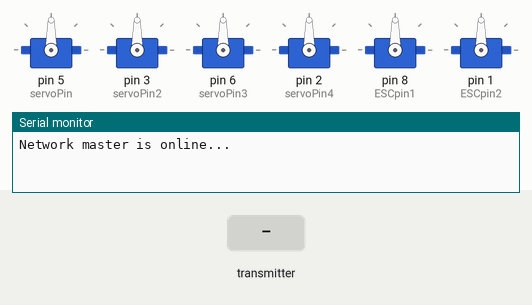
The sketch below on a simulated Arduino Uno, built with avr-gcc and run on an emulated ATmega328P. On the bench: 6 × servo, the last lines printed to the serial monitor. The test bench sets the inputs (shaded band). No radio packets arrive unless stated.

Above: at 1.2 s.
1.3 s: the transmitter starts sending HLA = 0
At 2.5 s:
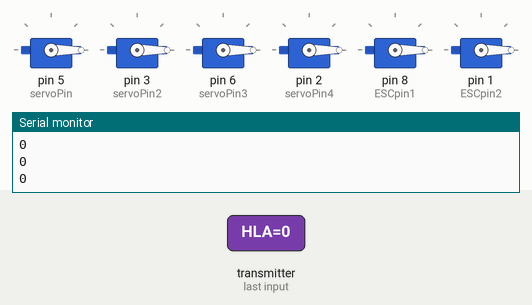
2.8 s: the transmitter starts sending HRA = 64
At 3.7 s:
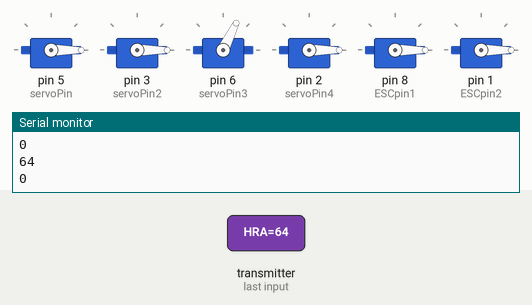
4.3 s: the transmitter starts sending RT = 64
At 4.8 s:
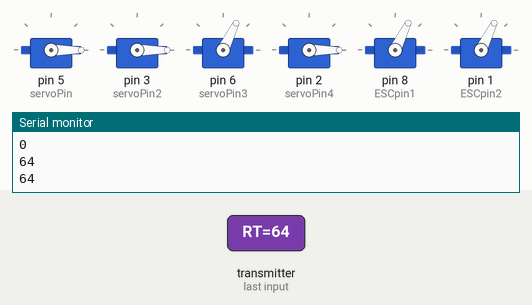
5.8 s: the transmitter starts sending VLA = 64
At 7.0 s:
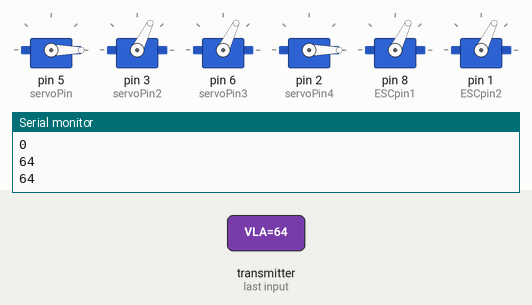
7.3 s: the transmitter starts sending HLA = 128
At 8.3 s:
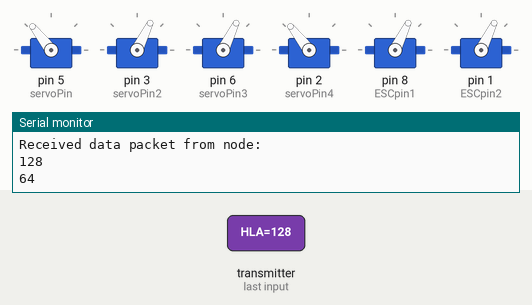
8.8 s: the transmitter starts sending VLA = 0
At 9.4 s:
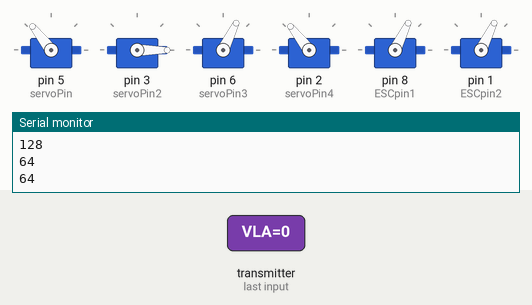
Timing chart, 0 to 11.3 s (numbered marks = the images above; inputs shaded):
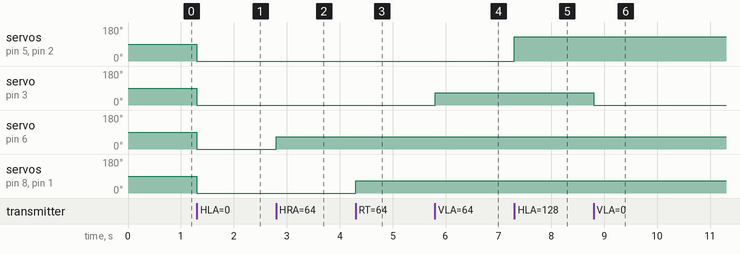

The sketch:

working_reciever.ino
```cpp
//***************************Master or Receiver code*****************
/*This code was used for a video tutorial on the ForceTronics YouTube Channel
 * This code is free and open for anybody to use and modify at your own risk
*/

#include <SPI.h> //Call SPI library so you can communicate with the nRF24L01+
#include <nRF24L01.h> //nRF2401 libarary found at https://github.com/tmrh20/RF24/
#include <RF24.h> //nRF2401 libarary found at https://github.com/tmrh20/RF24/
#include <Servo.h>

Servo myServo;
Servo myServo2;
Servo myServo3;
Servo myServo4;
Servo ESC1;     // create servo object to control the ESC
Servo ESC2;     // create servo object to control the ESC


int servoPin = 5;//left wing
int servoPin2 = 3;//elevator
int servoPin3 = 6;//rudder
int servoPin4 = 2;//right wing
int ESCpin1 = 8;
int ESCpin2 = 1;

const uint8_t pinCE = 9;
const uint8_t pinCSN = 10;
RF24 wirelessSPI(pinCE, pinCSN);
const uint64_t rAddress = 0xB00B1E50C3LL;

struct Signal {
  byte HLA;
  byte VLA;
  byte HRA;
  byte RT;

};

Signal Data; //create struct object
void setup() {
  wirelessSPI.begin();  //Start the nRF24 module
  wirelessSPI.setPALevel(RF24_PA_MIN);
  wirelessSPI.setDataRate(RF24_2MBPS);
  wirelessSPI.setChannel(124);
  wirelessSPI.openReadingPipe(1,rAddress);  //This is receiver or master so we need to be ready to read data from transmitters
  wirelessSPI.startListening();    // Start listening for messages
  Serial.begin(9600);  //serial port to display received data
  Serial.println("Network master is online...");
  myServo.attach(servoPin);
  myServo2.attach(servoPin2);
  myServo3.attach(servoPin3);
  myServo4.attach(servoPin4);
  ESC1.attach(ESCpin1);
  ESC2.attach(ESCpin2);

}

void loop() {
  if(wirelessSPI.available()){ //Check if recieved data
     wirelessSPI.read(&Data, sizeof(Signal)); //read packet of data and store it in struct object
     Serial.println("Received data packet from node: ");
     myServo.write((Data.HLA));
     myServo2.write((Data.VLA));
     myServo3.write((Data.HRA));
     myServo4.write(Data.HLA);
     ESC1.write(Data.RT);
     ESC2.write(Data.RT);


     //Serial.println((Data.RT)); //print node number or channel
         Serial.println((Data.HLA)); //print node number or channel
     Serial.println((Data.HRA)); //print node number or channel
          Serial.println((Data.RT)); //print node number or channel


  }
  //Serial.println("no value");
}
```

Measured:
- after the input at 1.3 s, servo on pin 5 (servoPin), servo on pin 3 (servoPin2), servo on pin 6 (servoPin3), servo on pin 2 (servoPin4), servo on pin 8 (ESCpin1), servo on pin 1 (ESCpin2): 90° → 0° at once
- after the input at 2.8 s, servo on pin 6 (servoPin3): 0° → 64° at once
- after the input at 4.3 s, servo on pin 8 (ESCpin1), servo on pin 1 (ESCpin2): 0° → 64° at once
- after the input at 5.8 s, servo on pin 3 (servoPin2): 0° → 64° at once
- after the input at 7.3 s, servo on pin 5 (servoPin), servo on pin 2 (servoPin4): 0° → 128° at once
- after the input at 8.8 s, servo on pin 3 (servoPin2): 64° → 0° at once
